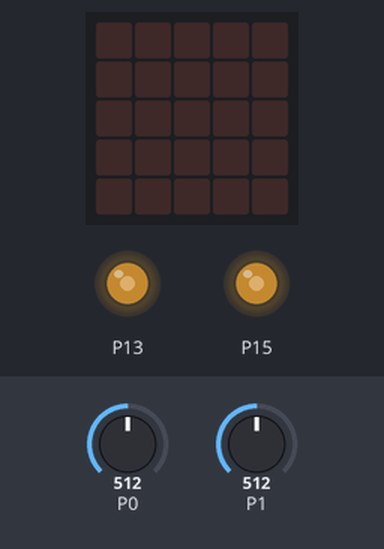
The program below on a simulated BBC micro:bit (MakeCode). On the bench: the board's 5×5 LED display, output pins drawn as LEDs (lit = HIGH). The test bench sets the inputs (shaded band); at power-on: P0 = 512, P1 = 512 (analog values on the 0–1023 scale).

Above: at 1.2 s.
1.3 s: P0 set to 362
2.8 s: P0 set to 333
At 3.5 s:
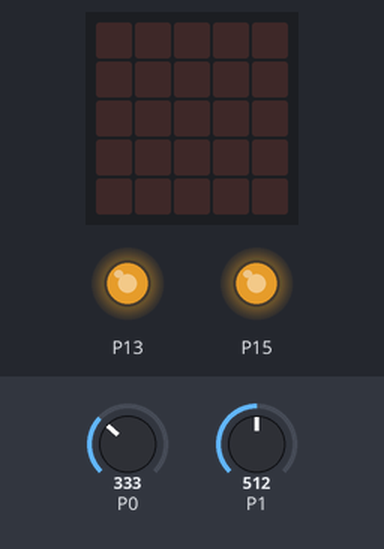
4.3 s: P1 set to 358
5.8 s: P1 set to 338
At 6.6 s:
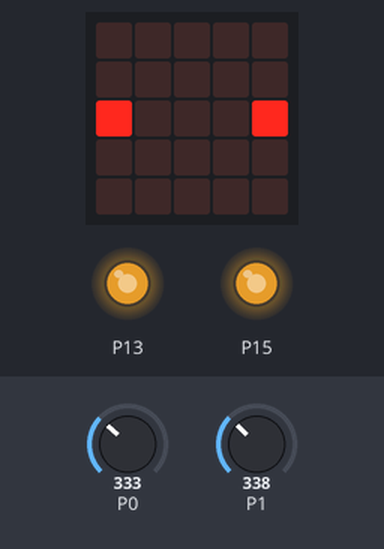
7.3 s: P0 set to 360
At 7.9 s:
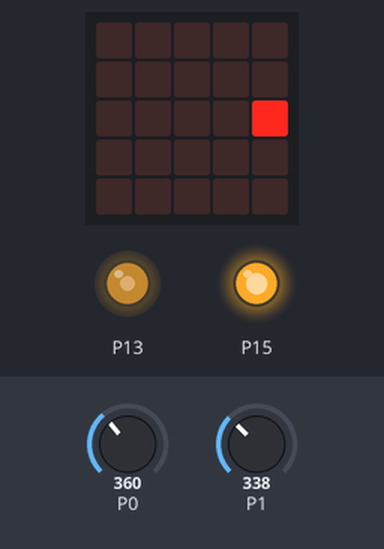
8.8 s: P1 set to 360
At 9.1 s:
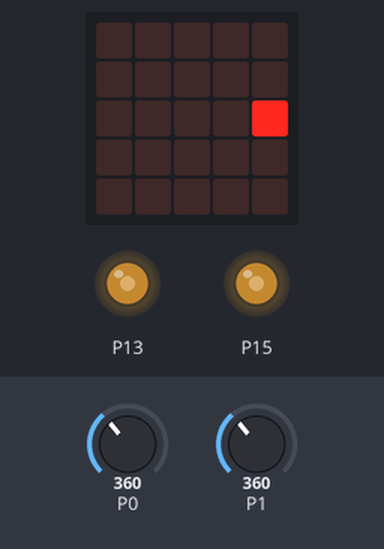
Timing chart, 0 to 11.3 s (numbered marks = the images above; inputs shaded):
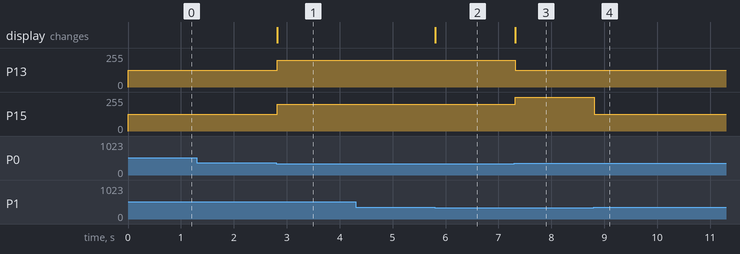

Measured:
- the behaviour switches between 350 and 349 on P0 (found by bisection; images 0 and 1)
- the behaviour switches between 350 and 349 on P1 (found by bisection; images 1 and 2)
- after the input at 2.8 s, P13, P15: 125/255 → 199/255 at once
- after the input at 5.8 s, the display: changes at once (image 2)
- after the input at 7.3 s, P13: 199/255 → 125/255 at once; P15: 199/255 → 255/255 at once; the display: changes at once (image 3)
- after the input at 8.8 s, P15: 255/255 → 125/255 at once

The program:

main.ts
```typescript
basic.forever(function () {
    if (pins.analogReadPin(AnalogPin.P0) < 350) {
        led.plot(0, 2)
        pins.analogWritePin(AnalogPin.P13, 1023)
    } else {
        led.unplot(0, 2)
        pins.analogWritePin(AnalogPin.P13, 500)
        pins.digitalWritePin(DigitalPin.P15, 1)
        pins.analogWritePin(AnalogPin.P15, 500)
    }
    if (pins.analogReadPin(AnalogPin.P1) < 350) {
        led.plot(4, 2)
        pins.digitalWritePin(DigitalPin.P15, 0)
        pins.analogWritePin(AnalogPin.P15, 1023)
    } else {
        led.unplot(0, 2)
        pins.digitalWritePin(DigitalPin.P15, 0)
        pins.analogWritePin(AnalogPin.P15, 500)
        pins.digitalWritePin(DigitalPin.P13, 1)
        pins.analogWritePin(AnalogPin.P13, 500)
    }
    if (pins.analogReadPin(AnalogPin.P0) < 350 && pins.analogReadPin(AnalogPin.P0) < 350) {
        pins.digitalWritePin(DigitalPin.P13, 1)
        pins.digitalWritePin(DigitalPin.P15, 1)
        pins.analogWritePin(AnalogPin.P13, 800)
        pins.analogWritePin(AnalogPin.P15, 800)
    }
})
```

test.ts
```typescript
// テストはここに来ます。このパッケージが拡張機能として使用されるときにはコンパイルされません。
```
